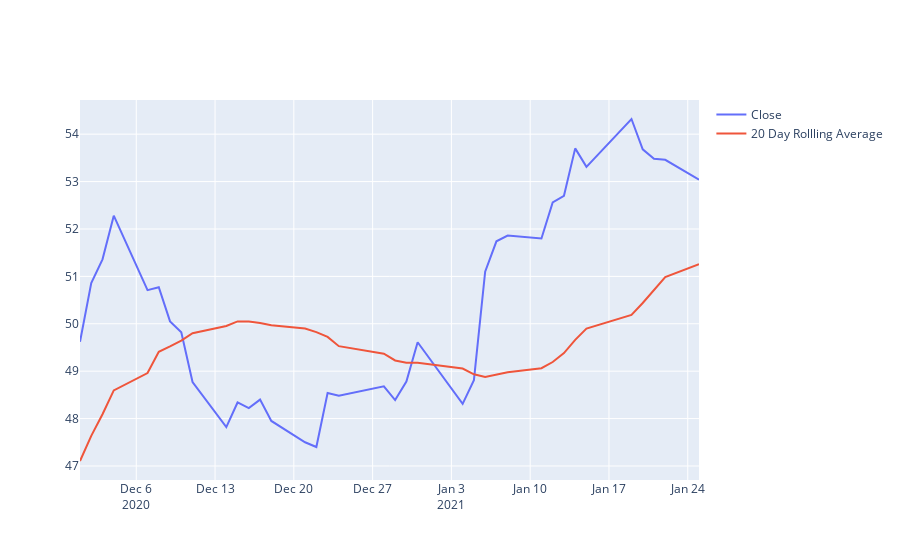

The notebook cell this image was saved under:
### Code cell
%matplotlib inline
#PFG.plot()

#plt.figure(figsize=(10,10))
fig = go.Figure()
fig.add_trace(go.Scatter(x=PFG.Date, y=PFG.Close,
                    mode='lines',
                    name='Close'))
fig.add_trace(go.Scatter(x=PFG.Date, y=PFG.rolling_20_day_average,
                    mode='lines',
                    name='20 Day Rollling Average'))
# plt.xlabel("date")
# plt.ylabel("$ price")
# plt.title("PFG Stock Price 12/1/20 - 1/1/21")
